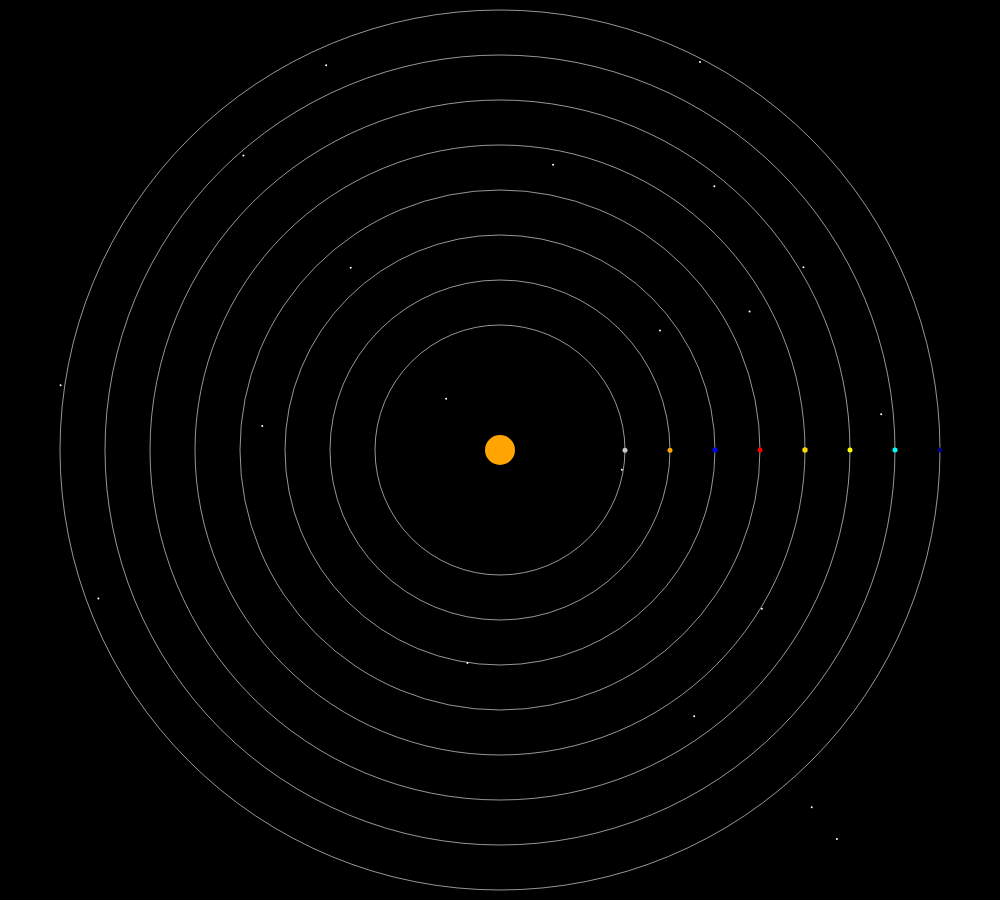
Frame 1 (no input)
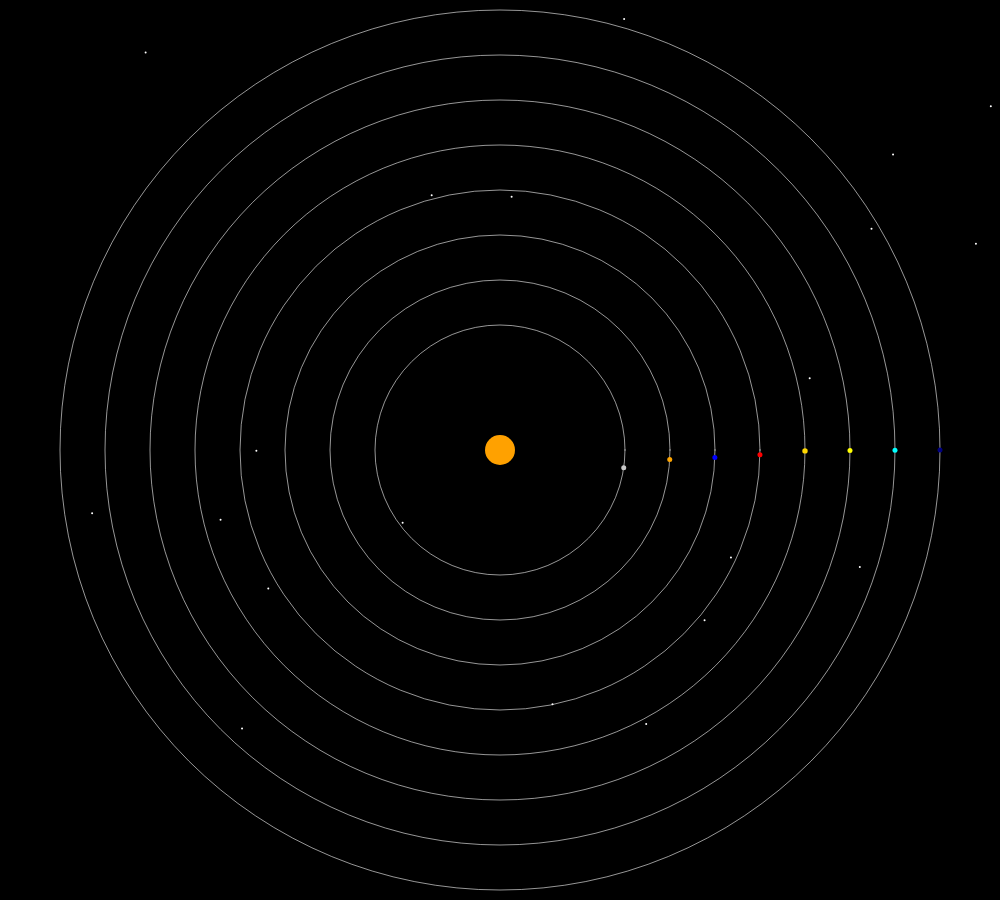
Frame 60 (no input)
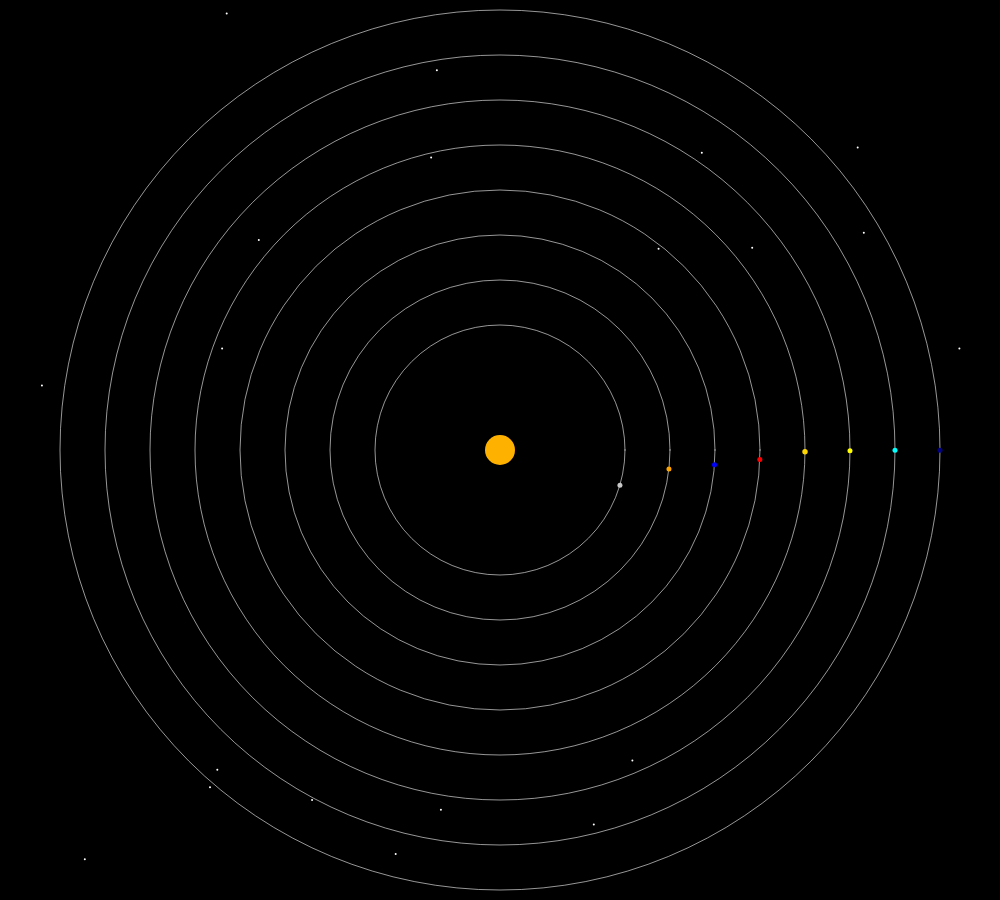
Frame 120 (the mouse pressed at the canvas centre since frame 60)

The p5.js sketch that drew these frames (run headless with seeded random() and noise() and a simulated clock; from frame 60 on, the mouse is pressed at the canvas centre):

// p5.js sketch
// ── sketch.js
function setup() {
    createCanvas(1000, 900);
}

function draw() {
    background(0);
    
    // Stars
    strokeWeight(2);
    stroke(255);
    for (let i = 0; i < 20; i++) {
        let x = random(width);
        let y = random(height);
        point(x, y);
    }

    let centerX = width / 2;
    let centerY = height / 2;
    
    // Sun diameter in km and drawn size
    let sunDiameterKm = 1391000;
    let sunDrawnSize = 30;

    // Sun
    let sunColor1 = color(255, 204, 0);
    let sunColor2 = color(255, 128, 0);
    let blend = (sin(frameCount * 0.05) + 1) / 2;
    fill(lerpColor(sunColor1, sunColor2, blend));
    noStroke();
    ellipse(centerX, centerY, sunDrawnSize, sunDrawnSize);

    // Orbits
    noFill();
    stroke(255, 150);
    strokeWeight(1);
    let planets = [
        {name: 'Mercury', diameter: 4879, period: 88, color: color(200, 200, 200)},
        {name: 'Venus', diameter: 12104, period: 225, color: color(255, 165, 0)},
        {name: 'Earth', diameter: 12742, period: 365, color: color(0, 0, 255)},
        {name: 'Mars', diameter: 6779, period: 687, color: color(255, 0, 0)},
        {name: 'Jupiter', diameter: 139820, period: 4333, color: color(255, 215, 0)},
        {name: 'Saturn', diameter: 116460, period: 10759, color: color(255, 255, 0)},
        {name: 'Uranus', diameter: 50724, period: 30687, color: color(0, 255, 255)},
        {name: 'Neptune', diameter: 49244, period: 60182, color: color(0, 0, 128)}
    ];

    for (let i = 0; i < planets.length; i++) {
        let orbitRadius = 80 + (i + 1) * 45;
        let orbitDiameter = orbitRadius * 2;
        ellipse(centerX, centerY, orbitDiameter, orbitDiameter);
    }

    for (let i = 0; i < planets.length; i++) {
        let planet = planets[i];
        let angle = (TWO_PI * frameCount) / (planet.period * 30);
        let orbitRadius = 80 + (i + 1) * 45;
        let x = centerX + orbitRadius * cos(angle);
        let y = centerY + orbitRadius * sin(angle);

        let size = max(5, (planet.diameter / sunDiameterKm) * sunDrawnSize * 1.8);
        fill(planet.color);
        noStroke();
        ellipse(x, y, size, size);
    }
}
